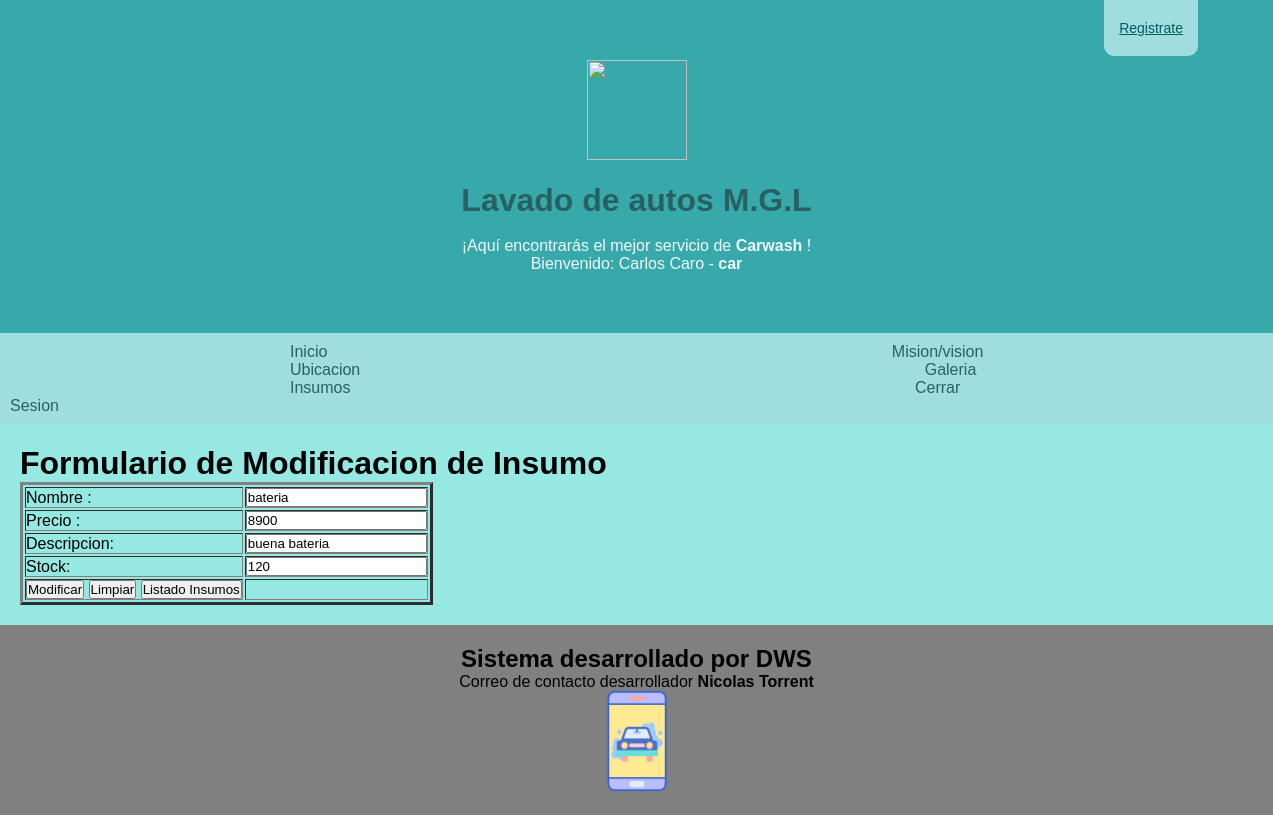
The app's page /buscar/bateria/ (signed in) with its own data.
### myCar/models.py (models this page shows, shortened)
class Insumos(models.Model):
    nombre = models.CharField(max_length=120, primary_key=True)
    precio = models.IntegerField()
    descripcion = models.TextField()
    stock = models.IntegerField()

### myCar/views.py (the view)
# urls.py: path('buscar/<id>/',buscar,name='BUSCAR'),
@login_required(login_url='/login/')
def buscar(request,id):
    try:
        insumo = Insumos.objects.get(nombre=id)
        return render(request,'web/formulario_insumo_mod.html',{'insumo':insumo})
    except:
        msg='no existe insumo'
    lista = Insumos.objects.all()
    return render(request,'web/admin_insumos.html',{'lista_insumos':lista,'msg':msg})

### myCar/templates/web/formulario_insumo_mod.html (shortened to what this page needs)
{% extends "web/base.html" %} {% load static%} {% block contenido %}
<div class="formularios">
    <h1>Formulario de Modificacion de Insumo</h1>
    <form action="{% url 'MODIFICAR' %}" method="POST" onsubmit="return validarFormulario()">
        <table border="3">
            <tr>
                <td>Nombre :</td>
                <td>
                    <input type="text" value="{{insumo.nombre}}" name="txtProducto" id="txtProducto" minlength="3" maxlength="120" required>
                </td>
            </tr>
            <tr>
                <td>Precio :</td>
                <td>
                    <input type="number" value="{{insumo.precio}}" name="txtPrecio" id="txtPrecio" min="1" required>
                </td>
            </tr>
            <tr>
                <td>Descripcion:</td>
                <td>
                    <input type="text" value="{{insumo.descripcion}}" id="txtDescripcion" name="txtDescripcion">
                </td>
            </tr>
            <tr>
                <td>Stock:</td>
                <td>
                    <input type="text" value="{{insumo.stock}}" id="txtStock" name="txtStock" required>
                </td>
            </tr>
            <tr>
                <td>
                    <input type="submit" value="Modificar">
                    <input type="reset" value="Limpiar">
                    <input type="button" onclick="ir()" value="Listado Insumos">
                </td>
                <td></td>
            </tr>
        </table>
    </form>
</div>
{% endblock contenido %}

### myCar/templates/web/base.html (shortened to what this page needs)
{% load static %}
<!DOCTYPE html>
<html lang="en">
<head>
    <link rel="stylesheet" href="{% static 'estilo.css' %}">
</head>
<body>
    <div class="header logo_header">
        <a class="logo_prin" href="Index.html"><img src="{% static 'archivos utiles/iconos-pack2/iconos-pack2/png/050-car-wash-6.png' %}" width="100" height="100"></a>
        <a href="Index.html" class="index">
            <h1> Lavado de autos M.G.L </h1>
        </a>
        <a href="{% url 'REG' %}" class="registro"> Registrate</a>
        <p>¡Aquí encontrarás el mejor servicio de <b> Carwash </b>! </p>
        {% if user.is_authenticated %}
            <p>Bienvenido: {{user.first_name}} {{user.last_name}} - <b>{{user.username}}</b></p>
        {% endif %}
    </div>
    <div class="navegarbar">
        <a href="{% url 'INDEX' %}">Inicio </a>
        <a href="{% url 'MYV' %}">Mision/vision </a>
        <a href="">Ubicacion</a>
        <a href="{% url 'GALE' %}">Galeria </a>
        <a href="{% url 'INSUMOS' %}">Insumos </a>
        {% if user.is_authenticated %}
            <a href="{% url 'LOGOUT' %}">Cerrar Sesion</a>
        {% else %}
            <a href="{% url 'LOGIN' %}">Login</a>
        {% endif %}
    </div>
    {% block contenido %}
    {% endblock contenido %}
    <footer>
        <div class="footer">
            <h2>Sistema desarrollado por DWS </h2>
            <p>Correo de contacto desarrollador <b> Nicolas Torrent </b>
                <a class="logo_prin"><img src="{% static 'archivos utiles/iconos-pack2/iconos-pack2/png/008-car-wash-1.png' %}" width="100" height="100"> </a>
            </p>
        </div>
    </footer>
</body>
</html>

### myCar/static/estilo.css (style rules this page uses)
* { margin: 0; padding: 0; box-sizing: border-box; }
body { font-family: Arial, Helvetica, sans-serif; margin: 0; }
.logo_prin { display: block; margin-left: auto; margin-right: auto; }
.header { padding: 60px; text-align: center; background: #37A9AB; color: aliceblue; }
.navegarbar { padding: 10px; display: flow-root; background: #A0DDDE; }
.navegarbar a { color: #296061; text-decoration: none; padding: 10px 280px; text-align: center; }
.index { color: #296061; text-decoration: none; padding: 10px 280px; text-align: center; }
.registro { display: inline-block; padding: 20px 15px; background: #A0DDDE; color: #005F61 !important; font-size: 14px; position: absolute; top: 0; right: 75px; -webkit-border-bottom-right-radius: 10px; -webkit-border-bottom-left-radius: 10px; -moz-border-radius-bottomright: 10px; -moz-border-radius-bottomleft: 10px; border-bottom-right-radius: 10px; border-bottom-left-radius: 10px; }
.formularios { flex: auto; background: #96E9E3; padding: 20px; }
.footer { text-align: center; padding: 20px; background-color: gray; height: auto; }

### records on screen
Insumos: txtProducto "bateria", txtPrecio "8900", txtDescripcion "buena bateria", txtStock "120"

### other values on screen
{{ user.first_name }} "Carlos"
{{ user.last_name }} "Caro"
{{ user.username }} "car"
